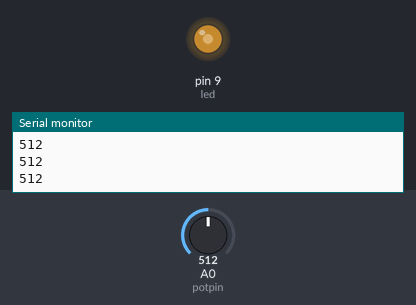
Bench run of a sketch on a simulated Arduino Uno, built with avr-gcc and run on an emulated ATmega328P. Parts: output pins drawn as LEDs (lit = HIGH), the last lines printed to the serial monitor. Inputs (shaded band) come from the test bench; at power-on: A0 (potpin) = 512.

Above: at 1.2 s.
1.3 s: A0 (potpin) set to 716
At 2.5 s:
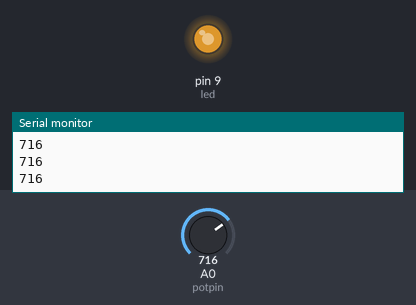
2.8 s: A0 (potpin) set to 900
At 3.7 s:
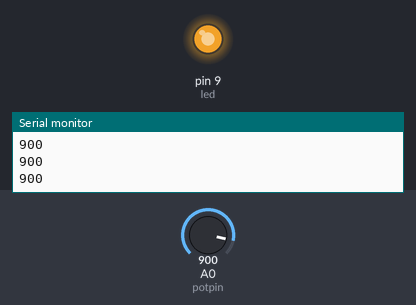
4.3 s: A0 (potpin) set to 122
At 4.8 s:
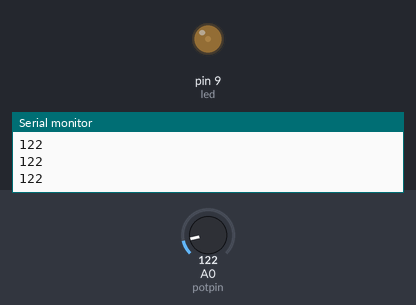
5.8 s: A0 (potpin) set to 0
At 7.1 s:
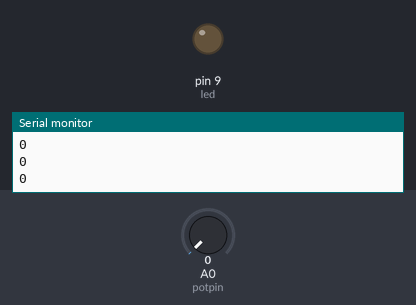
Timing chart, 0 to 8.3 s (numbered marks = the images above; inputs shaded):
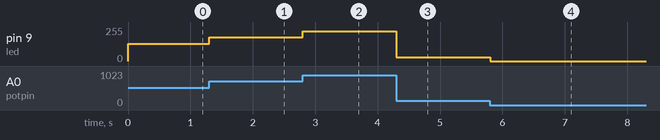

The sketch:

index.ino
```cpp
int potpin=A0;
int led=9;
void setup() {

Serial.begin(9600);
pinMode(led,OUTPUT);
}
void loop() {
 int deger=analogRead(potpin);
 analogWrite(led,deger/4);
 Serial.println(deger);
}
```

Measured:
- after the input at 1.3 s, pin 9 (led): 128/255 → 179/255 at once
- after the input at 2.8 s, pin 9 (led): 179/255 → 225/255 at once
- after the input at 4.3 s, pin 9 (led): 225/255 → 30/255 at once
- after the input at 5.8 s, pin 9 (led): 30/255 → 0/255 at once
